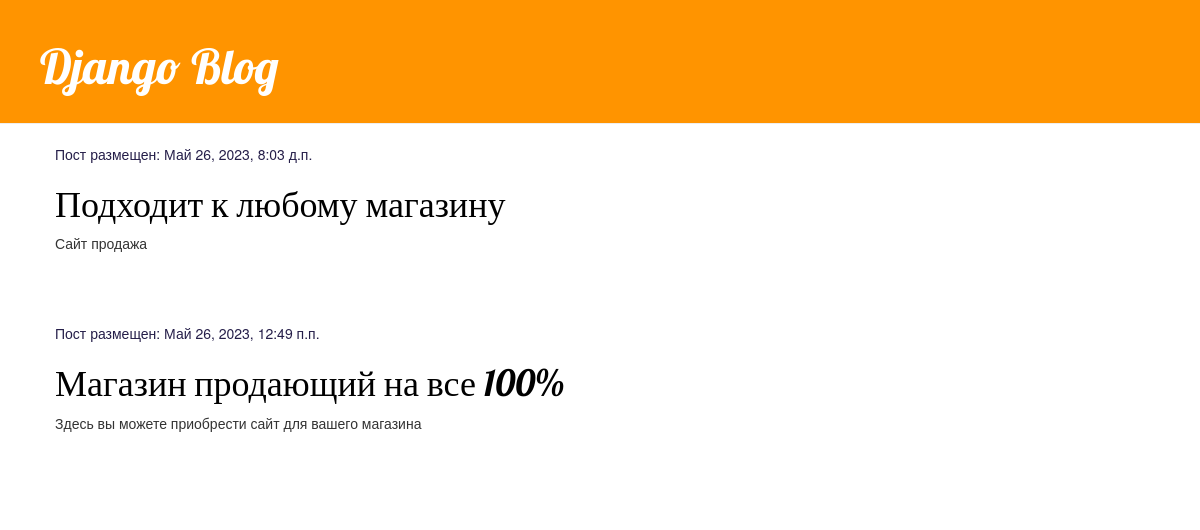
Before: / with the older database file.
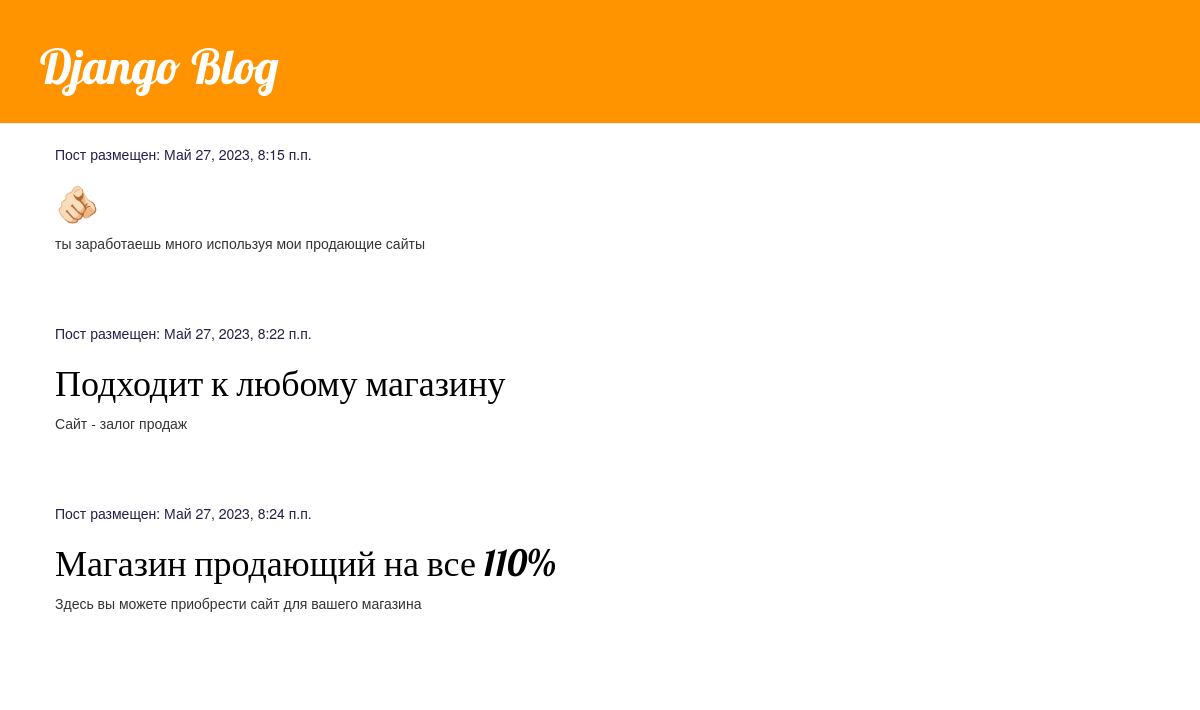
After: the same page with the newer database file.
### blog/models.py (models this page shows, shortened)
class Post(models.Model):
    author = models.ForeignKey(settings.AUTH_USER_MODEL, on_delete=models.CASCADE)
    title = models.CharField(max_length=200)
    text = models.TextField()
    created_date = models.DateTimeField(default=timezone.now)
    published_date = models.DateTimeField(blank=True, null=True)

### blog/views.py (the view)
# urls.py: path('', views.post_list, name='post_list'),
def post_list(request):
    posts = Post.objects.filter(published_date__lte=timezone.now()).order_by('published_date')
    return render(request, 'blog/post_list.html', {'posts': posts})

### blog/templates/blog/post_list.html
{% extends 'blog/base.html' %}
{% block content %}
    {% for post in posts %}
        <div class="post">
            <div class="date">
                <p>Пост размещен: {{ post.published_date }}</p>
            </div>
            <h1><a href="{% url 'post_detail' pk=post.pk %}">{{ post.title }}</a></h1>
            <p>{{ post.text|linebreaksbr }}</p>
        </div>
    {% endfor %}
{% endblock %}

### blog/templates/blog/base.html (shortened to what this page needs)
{% load static %}
<html>
    <head>
        <link rel="stylesheet" href="//maxcdn.bootstrapcdn.com/bootstrap/3.2.0/css/bootstrap.min.css">
        <link rel="stylesheet" href="//maxcdn.bootstrapcdn.com/bootstrap/3.2.0/css/bootstrap-theme.min.css">
        <link rel="stylesheet" href="{% static 'css/blog.css' %}">
    </head>
    <body>
        <div class="page-header">
            <h1><a href="/">Django Blog</a></h1>
        </div>
        <div class="content container">
            <div class="row">
                <div class="col-md-8">
                {% block content %}
                {% endblock %}
                </div>
            </div>
        </div>
    </body>
</html>

### blog/static/css/blog.css (style rules this page uses)
.page-header { background-color: #ff9400; margin-top: 0; padding: 20px 20px 20px 40px; }
.page-header h1, .page-header h1 a, .page-header h1 a:visited, .page-header h1 a:active { color: #ffffff; font-size: 36pt; text-decoration: none; }
.content { margin-left: 40px; }
h1, h2, h3, h4 { font-family: 'Lobster', cursive; }
.date { color: #251e49; }
.post { margin-bottom: 70px; }
.post h1 a, .post h1 a:visited { color: #000000; }

Changed rows visible on the page:
added Post: published_date "Май 27, 2023, 8:15 п.п.", title "🫵🏻", text "ты заработаешь много используя мои продающие сайты"
changed Post "Подходит к любому магазину": published_date "Май 26, 2023, 8:03 д.п." → "Май 27, 2023, 8:22 п.п."; text "Сайт продажа" → "Сайт - залог продаж"
changed Post "Здесь вы можете приобрести сайт для вашего магазина": published_date "Май 26, 2023, 12:49 п.п." → "Май 27, 2023, 8:24 п.п."; title "Магазин продающий на все 100%" → "Магазин продающий на все 110%"
